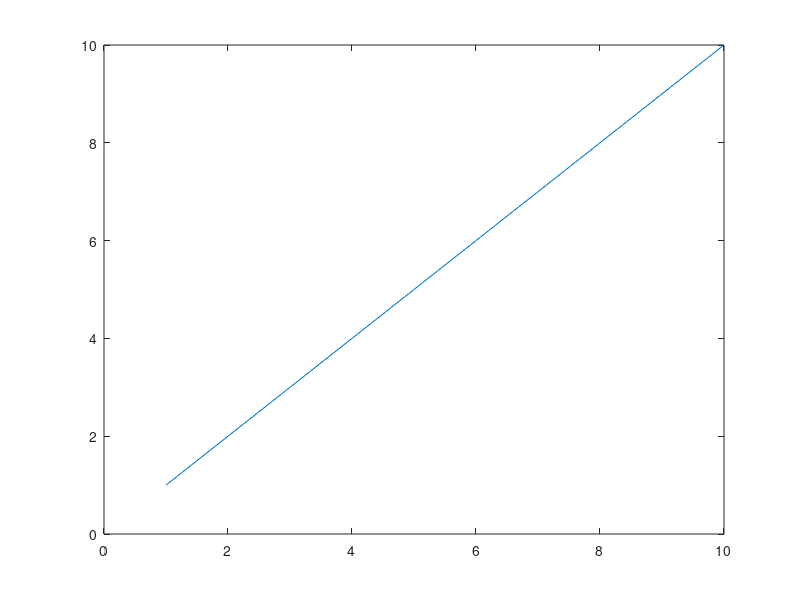
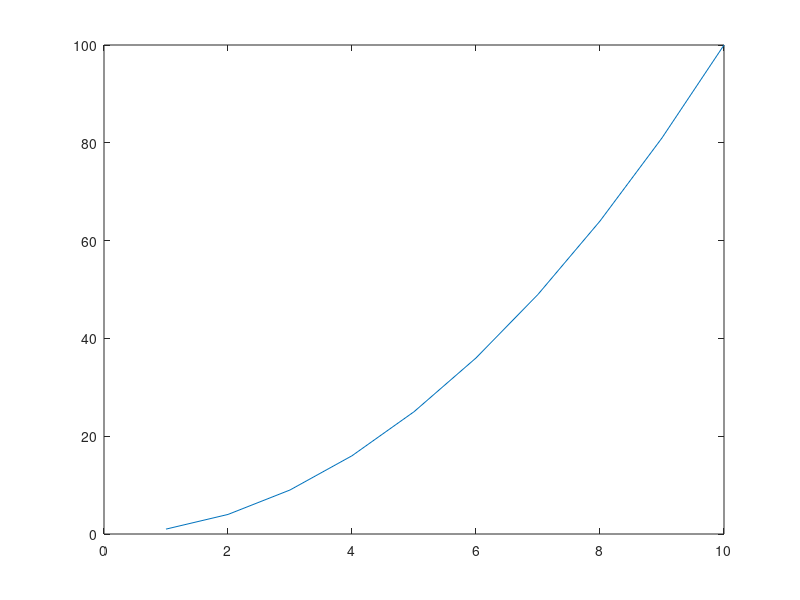
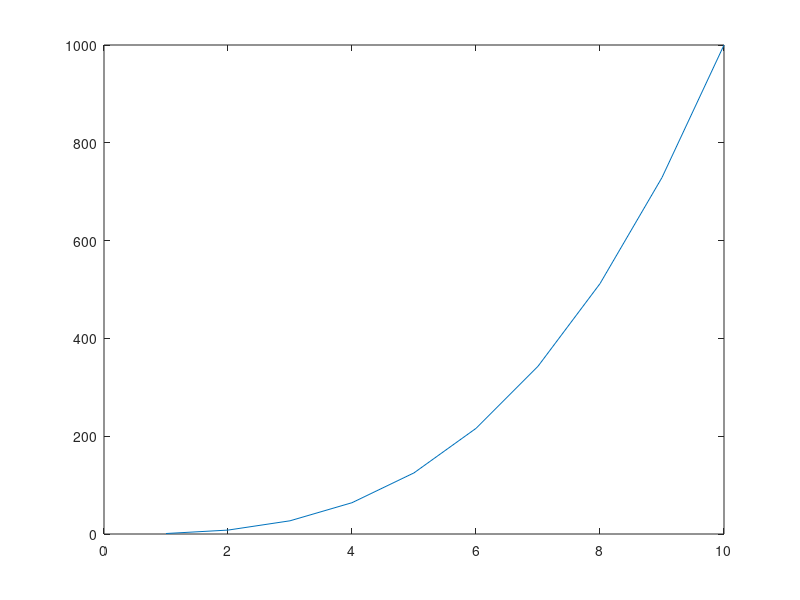
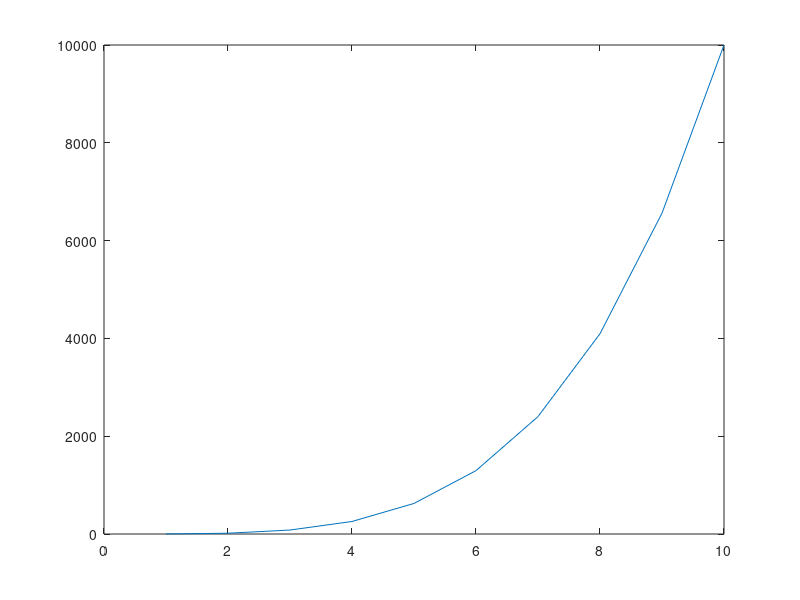

MATLAB code for these plots, in order: (Note: this script raises an error after producing the figures.)
clear;clc;close all;delete('test.ppt');
a=figure('Visible','off');plot(1:10);
b=figure('Visible','off');plot([1:10].^2);
c=figure('Visible','off');plot([1:10].^3);
d=figure('Visible','off');plot([1:10].^4);
%% Test Basic Plots
saveppt2('test.ppt','f',0,'t','Test Basic Plots')
saveppt2('test.ppt','f',a)
saveppt2('test.ppt','fig',b)
saveppt2('test.ppt','figure',c)
saveppt2 test.ppt -f 1 % Can't use variable because a will not be evaluated when called like this.
%% Test all scaling & stretching options
saveppt2('test.ppt','f',0,'t','Test all scaling & stretching options')
for scaling=[true false]
    for stretching=[true false]
        saveppt2('test.ppt','figure',a,'scale',scaling,'stretch',stretching)
    end
end
%% Test the columns w/scaling and stretching
saveppt2('test.ppt','f',0,'t','Columns w/scaling & stretching')
for scaling=true % If more than 1 plot is given, scaling is automatically enabled to fit plots.
    for stretching=[true false]
        for i=1:4
            saveppt2('test.ppt','figure',[a b c d],'columns',i,'scale',scaling,'stretch',stretching)
        end
    end
end

%% Test the columns with a title
saveppt2('test.ppt','f',0,'t','Columns with Title')
for i=1:4
    saveppt2('test.ppt','figure',[a b c d],'columns',i,'title',['Columns ' num2str(i)])
end

%% Test padding
saveppt2('test.ppt','f',0,'t','Test Padding')
saveppt2('test.ppt','figure',[a b c d],'columns',2,'padding',20)
saveppt2('test.ppt','figure',[a b c d],'columns',2,'padding',[20 0 0 0])
saveppt2('test.ppt','figure',[a b c d],'columns',2,'padding',[0 20 0 0])
saveppt2('test.ppt','figure',[a b c d],'columns',2,'padding',[0 0 20 0])
saveppt2('test.ppt','figure',[a b c d],'columns',2,'padding',[0 0 0 20])

%% Test renderers
saveppt2('test.ppt','f',0,'t','Test Renderers')
saveppt2('test.ppt','figure',[a b],'render','painters')
saveppt2('test.ppt','figure',[a b],'render','zbuffer')
saveppt2('test.ppt','figure',[a b],'render','opengl')

%% Two Figure alignment tests
% Test alignment
saveppt2('test.ppt','f',0,'t','2 Fig. Alignment')
for halign={'left','right','center'}
    for valign={'top','bottom','center'}
        saveppt2('test.ppt','figure',[a b],'halign',halign,'valign',valign,'stretch',false)
    end
end
% Test alignment w/title
saveppt2('test.ppt','f',0,'t','2 Fig. Alignment w/title')
for halign={'left','right','center'}
    for valign={'top','bottom','center'}
        saveppt2('test.ppt','figure',[a b],'title',[halign{1} ' ' valign{1}],'halign',halign,'valign',valign,'stretch',false)
    end
end
% Test alignment w/notes
saveppt2('test.ppt','f',0,'t','2 Fig. Alignment w/notes')

for halign={'left','right','center'}
    for valign={'top','bottom','center'}
        saveppt2('test.ppt','figure',[a b],'notes',[halign{1} ' ' valign{1}],'halign',halign,'valign',valign,'stretch',false)
    end

end
% Test alignment w/textbox
saveppt2('test.ppt','f',0,'t','2 Fig. Alignment w/textbox')
for halign={'left','right','center'}
    for valign={'top','bottom','center'}
        saveppt2('test.ppt','figure',[a b],'visible','textbox',[halign{1} ' ' valign{1}],'halign',halign,'valign',valign,'stretch',false)
    end
end
%% Test alignment w/comments
saveppt2('test.ppt','f',0,'t','2 Fig. Alignment w/textbox')
for halign={'left','right','center'}
    for valign={'top','bottom','center'}
        saveppt2('test.ppt','figure',[a b],'visible','comments',[halign{1} ' ' valign{1}],'halign',halign,'valign',valign,'stretch',false)
    end
end
%% One Figure alignment tests
% Test alignment
saveppt2('test.ppt','f',0,'t','1 Fig. Alignment')
for halign={'left','right','center'}
    for valign={'top','bottom','center'}
        saveppt2('test.ppt','figure',a,'halign',halign,'valign',valign,'stretch',false,'scale',false);
    end
end
% Test alignment w/title
saveppt2('test.ppt','f',0,'t','1 Fig. Alignment w/title')
for halign={'left','right','center'}
    for valign={'top','bottom','center'}
        saveppt2('test.ppt','figure',b,'title',[halign{1} ' ' valign{1}],'halign',halign,'valign',valign,'stretch',false,'scale',false);
    end
end
% Test alignment w/notes
saveppt2('test.ppt','f',0,'t','1 Fig. Alignment w/notes')
for halign={'left','right','center'}
    for valign={'top','bottom','center'}
        saveppt2('test.ppt','figure',c,'notes',[halign{1} ' ' valign{1}],'halign',halign,'valign',valign,'stretch',false,'scale',false);
    end
end
% Test alignment w/textbox
saveppt2('test.ppt','f',0,'t','1 Fig. Alignment w/textbox')
for halign={'left','right','center'}
    for valign={'top','bottom','center'}
        saveppt2('test.ppt','figure',d,'textbox',[halign{1} ' ' valign{1}],'halign',halign,'valign',valign,'stretch',false,'scale',false);
    end
end
% Test alignment w/comments
% saveppt2('test.ppt','f',0,'t','2 Fig. Alignment w/textbox')
% for halign={'left','right','center'}
%     for valign={'top','bottom','center'}
%         saveppt2('test.ppt','figure',a,'visible','comments',[halign{1} ' ' valign{1}],'halign',halign,'valign',valign,'stretch',false,'scale',false)
%     end
% end
%% Direct input text parameters.
%% Test Notes
saveppt2('test.ppt','f',0,'t','Notes - direct')
saveppt2('test.ppt','notes','Hello World!');
saveppt2('test.ppt','notes','Hello World!\nLine Two');
saveppt2('test.ppt','notes','Hello World!\n\tRow Two, Tabbed');

%% Test TextBox
saveppt2('test.ppt','f',0,'t','Textbox - direct')
saveppt2('test.ppt','text','Hello World!');
saveppt2('test.ppt','textbox','Hello World!\nLine Two');
saveppt2 test.ppt -text 'Hello World!\n\tRow Two, Tabbed';

%% Test Comments
saveppt2('test.ppt','f',0,'t','Comments - direct')
saveppt2('test.ppt','comment','Hello World!','visible');
saveppt2('test.ppt','comments','Hello World!\nLine Two','visible');
saveppt2 test.ppt -comment 'Hello World!\n\tRow Two, Tabbed' 'visible'

%% All in one
saveppt2('test.ppt','f',0,'t','All text parameters')
saveppt2('test.ppt','notes','This is a note','textbox','This is a textbox','comments','This is the comment','visible');

%% Sprintf input text parameters.
%% Test Notes
saveppt2('test.ppt','f',0,'t','Notes - Sprintf')
saveppt2('test.ppt','notes',sprintf('Hello World!'));
saveppt2('test.ppt','notes',sprintf('Hello World!\nLine Two'));
saveppt2('test.ppt','notes',sprintf('Hello World!\n\tRow Two, Tabbed'));

%% Test TextBox
saveppt2('test.ppt','f',0,'t','TextBox - Sprintf')
saveppt2('test.ppt','textbox',sprintf('Hello World!'));
saveppt2('test.ppt','text',sprintf('Hello World!\nLine Two'));
saveppt2('test.ppt','textbox',sprintf('Hello World!\n\tRow Two, Tabbed'));

%% Test Comments
saveppt2('test.ppt','f',0,'t','Comments - Sprintf')
saveppt2('test.ppt','comment',sprintf('Hello World!'),'visible');
saveppt2('test.ppt','comments',sprintf('Hello World!\nLine Two'),'visible');
saveppt2('test.ppt','comment',sprintf('Hello World!\n\tRow Two, Tabbed'),'visible');


%% Test Resolution
saveppt2('test.ppt','f',0,'t','Test Resolution')
for i=100:100:500
    saveppt2('test.ppt','resolution',i,'title',['Resolution ' num2str(i)])
end

%% Batch Saving
saveppt2('test.ppt','f',0,'t','Batch Saving')
ppt=saveppt2('test.ppt','init');
saveppt2('ppt',ppt,'figure',a);
saveppt2('ppt',ppt,'figure',b,'notes','This is a note');
saveppt2('ppt',ppt,'figure',c,'textbox','Text Box');
saveppt2('ppt',ppt,'figure',d,'visible','comments','This is a Comment');
saveppt2('test.ppt','ppt',ppt,'close');

%% Driver Types
saveppt2('test.ppt','f',0,'t','Driver Types')
for driver={'meta' 'bitmap'}
    for scaling=[true false]
        for stretching=[true false]
            saveppt2('test.ppt','scale',scaling,'stretch',stretching,'driver',driver{1},'title',['Driver: ' driver{1}],'notes',sprintf('Scaling: %d\nStretching: %d',scaling,stretching))
        end
    end
end

%% Test Close Function of PowerPoint.
% In previous versions of saveppt2, 'leave_open' would be closed without
% saving or warning. PowerPoint should recognize that there is already a
% presentation open and not close it.
try % For some unknown reason, this doesn't always work when called from publish.
    ppt=saveppt2('leave_open.ppt','f',0,'title','Open Presentation','visible','close',false);
    saveppt2('close.ppt','fig',a)
    saveppt2('leave_open.ppt','ppt',ppt,'close',true);
    delete('leave_open.ppt','close.ppt');
catch
end
%% Batch Format vs Regular Benchmark
delete('benchmark.ppt');
try
    for n=[10 50]
        tic
        ppt=saveppt2('benchmark.ppt','init');
        for i=1:n
            saveppt2('ppt',ppt,'title',sprintf('Batch. Plot #%d/%d. Time: %fs',i,n,toc));
        end
        saveppt2('benchmark.ppt','ppt',ppt,'close');
        fprintf('Batch Method. %d Plots: %fs\n',n,toc);
        tic
        for i=1:n
            saveppt2('benchmark.ppt','title',sprintf('Regular. Plot #%d/%d. Time: %fs',i,n,toc));
        end
        fprintf('Original Method. %d Plots: %fs\n\n',n,toc);
    end
catch
end